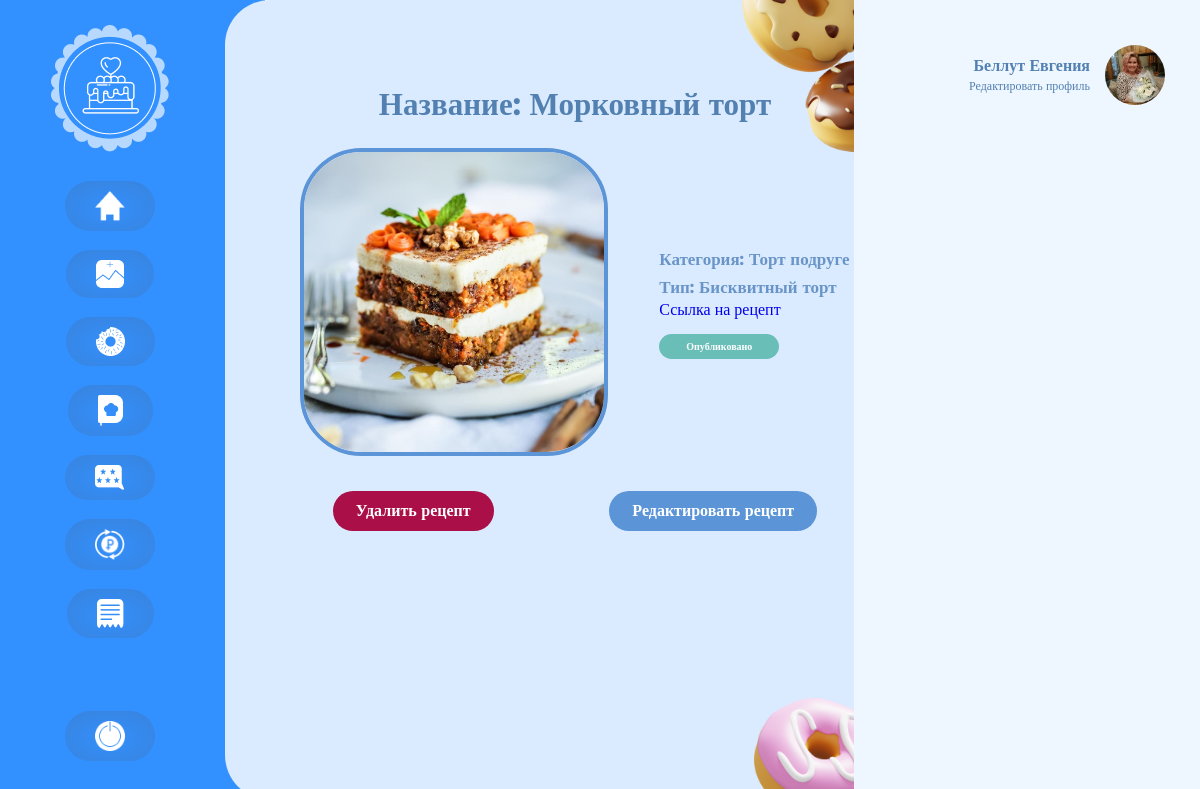
The page /profile_recipes/3/ (signed in) on the database its author committed.
### site_cake/models.py (models this page shows, shortened)
class Recipe(models.Model):
    RECIPE_STATUS = [
        ('1', 'Черновик'),
        ('2', 'Опубликовано'),
        ('3', 'На модерации'),
    ]
    user = models.ForeignKey(User, on_delete=models.CASCADE)
    category = models.ForeignKey(Category, on_delete=models.DO_NOTHING)
    type = models.ForeignKey(Type, on_delete=models.DO_NOTHING)
    name = models.CharField(max_length=100)
    video_url = models.CharField(null=True, blank=True, max_length=400, verbose_name="Ссылка на видео",
                                 help_text="Ссылка на видеорецепт (YouTube)")
    doc_recipe = models.FileField(null=True, blank=True, upload_to='recipe_doc/')
    created_on = models.DateTimeField(auto_now_add=True)
    image_recipe = models.ImageField(default='default_recipe.jpg', upload_to='recipe_pics')
    status = models.CharField(choices=RECIPE_STATUS, default='1', max_length=1)
    class Meta:
        verbose_name = 'Рецепт'
        verbose_name_plural = 'Рецепты'

class Category(models.Model):
    cat_name = models.CharField(max_length=100)
    class Meta:
        verbose_name = 'Категория'
        verbose_name_plural = 'Категории'

class Type(models.Model):
    type_name = models.CharField(max_length=100)
    class Meta:
        verbose_name = 'Тип'
        verbose_name_plural = 'Типы'

class User(AbstractUser):
    first_name = models.CharField(max_length=60, null=True)
    last_name = models.CharField(max_length=60, null=True)
    email = models.EmailField(max_length=60, unique=True, blank=True, null=True, default=None)
    username = models.CharField(max_length=30, unique=True, blank=True, null=True)
    is_cooker = models.BooleanField('Статус кондитера', default=False)
    is_customer = models.BooleanField('Статус заказчика', default=False)
    is_active = models.BooleanField(default=True)
    is_superuser = models.BooleanField(default=False)
    objects = UserManager()
    class Meta:
        verbose_name = 'Пользователь'
        verbose_name_plural = 'Пользователи'

class UserProfile(models.Model):
    user = models.OneToOneField(User, on_delete=models.CASCADE)
    country = models.CharField(max_length=100, default='Россия')
    city = models.CharField(max_length=100, default='Москва')
    phone = models.CharField(max_length=11, null=True)
    description = models.TextField(null=True)
    image = models.ImageField(default='default_ava.png', upload_to='profile_pics')
    class Meta:
        verbose_name = 'Профиль'
        verbose_name_plural = 'Профили'

### site_cake/views.py (the view)
# urls.py: path('profile_recipes/<int:id>/', views.RetrieveRecipeProfile, name='recipe_detail'),
def RetrieveRecipeProfile(request, id):
    recipe = Recipe.objects.get(pk=id)
    return render(request, 'profile/profile_recipe_detail.html', {'recipe_info': recipe, })

### templates/profile/profile_recipe_detail.html (shortened to what this page needs)
{% extends 'profile/profile.html' %}
{% load static %}
{% block profile %}
    <div class="profile_block">
        <div class="donat_posts recipe_block">
            <p class="profile_title title_detail">Название: {{ recipe_info.name}}</p>
            <div class="another_info recipe_info">
                <img src="{{ recipe_info.image_recipe.url }}" class="post_detail_img" alt="">
                <div class="another_info_text">
                    <p class="date_publish type_name">Категория: {{ recipe_info.category.cat_name }}</p>
                    <p class="date_publish type_name">Тип: {{ recipe_info.type.type_name }}</p>
                    <a href="{{ recipe_info.doc_recipe.url }}" class="doc_recipe" target="_blank">Ссылка на рецепт</a>
                    <p class="status rec {% if recipe_info.get_status_display == 'Опубликовано' %}publish{% elif recipe_info.get_status_display == 'Черновик' %}draft{% else %}moderator{% endif %}">{{ recipe_info.get_status_display }}</p>
                </div>
            </div>
            <div class="btn_choice">
                <a href="{% url 'delete_recipe' recipe_info.id %}" class="delete_btn">Удалить рецепт</a>
                <a href="{% url 'edit_recipe' recipe_info.id %}" class="edit_btn">Редактировать рецепт</a>
            </div>
        </div>
    </div>
{% endblock profile %}

### templates/include/profile_aside.html
{% load static %}
<div class="profile_aside">
    <div class="profile_info_small">
        <div class="profile_info_small_text">
            <p class="profile_username">{{ user.last_name }} {{ user.first_name }}</p>
            <a href="{% url 'edit_profile' %}" class="edit_profile_link">Редактировать профиль</a>
        </div>
        <img src="{{ user.userprofile.image.url }}" class="profile_info_small_img" alt="avatar">
    </div>
</div>

### static/css/style.css (style rules this page uses)
* { margin: 0; padding: 0; }
a { cursor: pointer !important; text-decoration: none !important; }
.profile_block { background: #DBEBFF; border-radius: 45px 0 0 45px; height: 100vh; width: 50%; position: absolute; z-index: 2; left: 225px; padding: 0 70px 0 50px; }
.profile_title { font-family: 'Montserrat'; font-style: normal; font-weight: 700; font-size: 31px; line-height: 38px; color: #5280B1; margin-bottom: 20px; }
.profile_aside { background: #EEF6FF; height: 100vh; padding: 0 35px; position: absolute; right: 0; width: 23%; z-index: 2; }
.profile_info_small { display: flex; align-items: center; justify-content: end; margin-top: 45px; text-align: right; }
.profile_info_small_text { margin-right: 15px; }
.profile_username { font-family: 'Montserrat'; font-style: normal; font-weight: 600; font-size: 16px; line-height: 20px; color: #5280B1; }
.edit_profile_link { font-family: 'Montserrat'; font-style: normal; font-weight: 400; font-size: 12px; line-height: 0px; color: #5280B1; }
.profile_info_small_img { width: 60px; height: 60px; border-radius: 50%; object-fit: cover; }
.donat_posts { text-align: center; margin-top: 60px; }
.save_btn, .delete_btn, .edit_btn { background: #69BEB8; border-radius: 25px; border: 0; padding: 10px 23px; margin-top: 10px; font-family: 'Montserrat'; font-style: normal; font-weight: 700; font-size: 16px; line-height: 20px; color: #FFFFFF; }
.another_info { display: flex; align-items: center; justify-content: space-between; margin: 25px 0; }
.post_detail_img { width: 300px; height: 300px; object-fit: cover; border: 4px solid #5b94d7; border-radius: 20%; }
.another_info_text { max-width: 380px; text-align: left; color: #6994c7; }
.date_publish, .status, .filling_title { font-family: 'Montserrat'; font-style: normal; font-weight: 700; font-size: 10px; line-height: 11px; }
.btn_choice { display: flex; justify-content: space-around; }
.delete_btn { background: #AA0F47; }
.edit_btn { background: #5b94d7; }
.status { color: white; max-width: 90px; padding: 7px 15px; text-align: center; border-radius: 25px; }
.publish { background: #69BEB8; }
.type_name, .filling_title { font-size: 17px; line-height: 28px; }
.recipe_block { margin-top: 85px; }
.recipe_info { justify-content: space-around; }
.rec { margin-top: 15px; }

### rows shown on the page
Recipe: name "Морковный торт", image_recipe (picture), category.cat_name "Торт подруге", type.type_name "Бисквитный торт", status "Опубликовано"
User: last_name "Беллут", first_name "Евгения", userprofile.image (picture)
